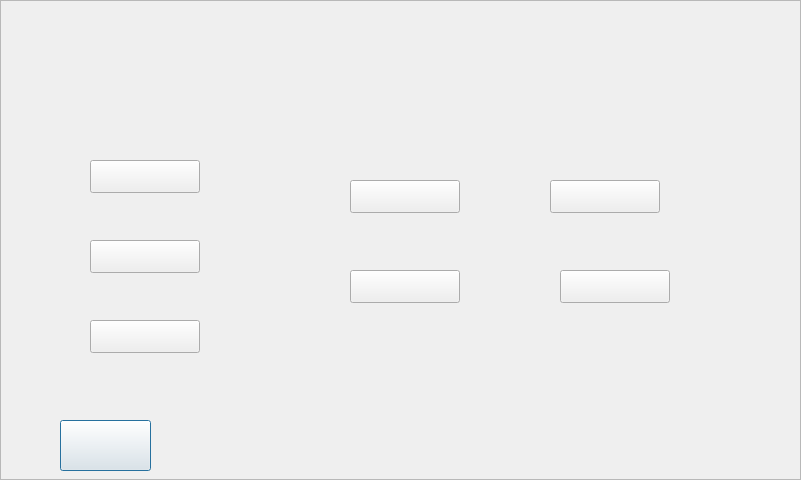
<?xml version="1.0" encoding="UTF-8"?>
<ui version="4.0">
 <class>p16_othersevices_dialog</class>
 <widget class="QDialog" name="p16_othersevices_dialog">
  <property name="geometry">
   <rect>
    <x>0</x>
    <y>0</y>
    <width>801</width>
    <height>480</height>
   </rect>
  </property>
  <property name="windowTitle">
   <string>Dialog</string>
  </property>
  <widget class="QFrame" name="frame">
   <property name="geometry">
    <rect>
     <x>0</x>
     <y>0</y>
     <width>801</width>
     <height>480</height>
    </rect>
   </property>
   <property name="styleSheet">
    <string notr="true">background-image: url(:/new/prefix/pic_resource/interface/interface_05.png);</string>
   </property>
   <property name="frameShape">
    <enum>QFrame::StyledPanel</enum>
   </property>
   <property name="frameShadow">
    <enum>QFrame::Raised</enum>
   </property>
   <widget class="QPushButton" name="ptn_return">
    <property name="geometry">
     <rect>
      <x>60</x>
      <y>420</y>
      <width>91</width>
      <height>51</height>
     </rect>
    </property>
    <property name="styleSheet">
     <string notr="true">border-image: url(:/new/prefix/pic_resource/otherwidget/return.png);
</string>
    </property>
    <property name="text">
     <string/>
    </property>
   </widget>
   <widget class="QPushButton" name="ptn_buscharge">
    <property name="geometry">
     <rect>
      <x>90</x>
      <y>160</y>
      <width>110</width>
      <height>33</height>
     </rect>
    </property>
    <property name="styleSheet">
     <string notr="true">border-image: url(:/new/prefix/pic_resource/otherservice/buscard_charge_1.png);
background-image: url(:/new/prefix/pic_resource/otherwidget/button_03.png);</string>
    </property>
    <property name="text">
     <string/>
    </property>
   </widget>
   <widget class="QPushButton" name="ptn_businquiry">
    <property name="geometry">
     <rect>
      <x>90</x>
      <y>240</y>
      <width>110</width>
      <height>33</height>
     </rect>
    </property>
    <property name="styleSheet">
     <string notr="true">background-image: url(:/new/prefix/pic_resource/otherwidget/button_03.png);
border-image: url(:/new/prefix/pic_resource/otherservice/buscard_inquiry_1.png);</string>
    </property>
    <property name="text">
     <string/>
    </property>
   </widget>
   <widget class="QPushButton" name="ptn_busunlock">
    <property name="geometry">
     <rect>
      <x>90</x>
      <y>320</y>
      <width>110</width>
      <height>33</height>
     </rect>
    </property>
    <property name="styleSheet">
     <string notr="true">background-image: url(:/new/prefix/pic_resource/otherwidget/button_03.png);
border-image: url(:/new/prefix/pic_resource/otherservice/buscard_unlock_1.png);</string>
    </property>
    <property name="text">
     <string/>
    </property>
   </widget>
   <widget class="QPushButton" name="ptn_cardpost">
    <property name="geometry">
     <rect>
      <x>350</x>
      <y>180</y>
      <width>110</width>
      <height>33</height>
     </rect>
    </property>
    <property name="styleSheet">
     <string notr="true">background-image: url(:/new/prefix/pic_resource/otherwidget/button_03.png);
border-image: url(:/new/prefix/pic_resource/otherservice/card_post_1.png);</string>
    </property>
    <property name="text">
     <string/>
    </property>
   </widget>
   <widget class="QPushButton" name="ptn_cardgetcar">
    <property name="geometry">
     <rect>
      <x>350</x>
      <y>270</y>
      <width>110</width>
      <height>33</height>
     </rect>
    </property>
    <property name="text">
     <string/>
    </property>
   </widget>
   <widget class="QPushButton" name="ptn_qrcodegetcar">
    <property name="geometry">
     <rect>
      <x>560</x>
      <y>270</y>
      <width>110</width>
      <height>33</height>
     </rect>
    </property>
    <property name="text">
     <string/>
    </property>
   </widget>
   <widget class="QPushButton" name="ptn_qrcodepost">
    <property name="geometry">
     <rect>
      <x>550</x>
      <y>180</y>
      <width>110</width>
      <height>33</height>
     </rect>
    </property>
    <property name="styleSheet">
     <string notr="true">background-image: url(:/new/prefix/pic_resource/otherwidget/button_03.png);
border-image: url(:/new/prefix/pic_resource/otherservice/qrcode_post_1.png);</string>
    </property>
    <property name="text">
     <string/>
    </property>
   </widget>
   <widget class="QFrame" name="frame_time">
    <property name="geometry">
     <rect>
      <x>470</x>
      <y>30</y>
      <width>311</width>
      <height>30</height>
     </rect>
    </property>
    <property name="styleSheet">
     <string notr="true">background-image: url(:/charway/pic_resource/chargeway/bluebkgd.png);</string>
    </property>
    <property name="frameShape">
     <enum>QFrame::NoFrame</enum>
    </property>
    <property name="frameShadow">
     <enum>QFrame::Raised</enum>
    </property>
    <widget class="QLabel" name="label_net">
     <property name="geometry">
      <rect>
       <x>10</x>
       <y>0</y>
       <width>25</width>
       <height>25</height>
      </rect>
     </property>
     <property name="styleSheet">
      <string notr="true">background-image: url(:/new/prefix/pic_resource/otherwidget/netstat_good.png);</string>
     </property>
     <property name="text">
      <string/>
     </property>
    </widget>
    <widget class="QLabel" name="label_sysdate">
     <property name="geometry">
      <rect>
       <x>50</x>
       <y>5</y>
       <width>131</width>
       <height>22</height>
      </rect>
     </property>
     <property name="palette">
      <palette>
       <active>
        <colorrole role="WindowText">
         <brush brushstyle="SolidPattern">
          <color alpha="255">
           <red>255</red>
           <green>255</green>
           <blue>255</blue>
          </color>
         </brush>
        </colorrole>
        <colorrole role="Text">
         <brush brushstyle="SolidPattern">
          <color alpha="255">
           <red>255</red>
           <green>255</green>
           <blue>255</blue>
          </color>
         </brush>
        </colorrole>
       </active>
       <inactive>
        <colorrole role="WindowText">
         <brush brushstyle="SolidPattern">
          <color alpha="255">
           <red>255</red>
           <green>255</green>
           <blue>255</blue>
          </color>
         </brush>
        </colorrole>
        <colorrole role="Text">
         <brush brushstyle="SolidPattern">
          <color alpha="255">
           <red>255</red>
           <green>255</green>
           <blue>255</blue>
          </color>
         </brush>
        </colorrole>
       </inactive>
       <disabled>
        <colorrole role="WindowText">
         <brush brushstyle="SolidPattern">
          <color alpha="255">
           <red>106</red>
           <green>104</green>
           <blue>100</blue>
          </color>
         </brush>
        </colorrole>
        <colorrole role="Text">
         <brush brushstyle="SolidPattern">
          <color alpha="255">
           <red>106</red>
           <green>104</green>
           <blue>100</blue>
          </color>
         </brush>
        </colorrole>
       </disabled>
      </palette>
     </property>
     <property name="font">
      <font>
       <pointsize>22</pointsize>
       <weight>50</weight>
       <bold>false</bold>
      </font>
     </property>
     <property name="styleSheet">
      <string notr="true">background-image: url(:/background/qrc/background/mainlab_phonenum.png);</string>
     </property>
     <property name="text">
      <string/>
     </property>
    </widget>
    <widget class="QLabel" name="label_systime">
     <property name="geometry">
      <rect>
       <x>190</x>
       <y>5</y>
       <width>110</width>
       <height>22</height>
      </rect>
     </property>
     <property name="palette">
      <palette>
       <active>
        <colorrole role="WindowText">
         <brush brushstyle="SolidPattern">
          <color alpha="255">
           <red>255</red>
           <green>255</green>
           <blue>255</blue>
          </color>
         </brush>
        </colorrole>
        <colorrole role="Text">
         <brush brushstyle="SolidPattern">
          <color alpha="255">
           <red>255</red>
           <green>255</green>
           <blue>255</blue>
          </color>
         </brush>
        </colorrole>
       </active>
       <inactive>
        <colorrole role="WindowText">
         <brush brushstyle="SolidPattern">
          <color alpha="255">
           <red>255</red>
           <green>255</green>
           <blue>255</blue>
          </color>
         </brush>
        </colorrole>
        <colorrole role="Text">
         <brush brushstyle="SolidPattern">
          <color alpha="255">
           <red>255</red>
           <green>255</green>
           <blue>255</blue>
          </color>
         </brush>
        </colorrole>
       </inactive>
       <disabled>
        <colorrole role="WindowText">
         <brush brushstyle="SolidPattern">
          <color alpha="255">
           <red>106</red>
           <green>104</green>
           <blue>100</blue>
          </color>
         </brush>
        </colorrole>
        <colorrole role="Text">
         <brush brushstyle="SolidPattern">
          <color alpha="255">
           <red>106</red>
           <green>104</green>
           <blue>100</blue>
          </color>
         </brush>
        </colorrole>
       </disabled>
      </palette>
     </property>
     <property name="font">
      <font>
       <pointsize>22</pointsize>
       <weight>50</weight>
       <bold>false</bold>
      </font>
     </property>
     <property name="styleSheet">
      <string notr="true">background-image: url(:/background/qrc/background/mainlab_phonenum.png);</string>
     </property>
     <property name="text">
      <string/>
     </property>
    </widget>
   </widget>
  </widget>
 </widget>
 <resources/>
 <connections/>
</ui>
